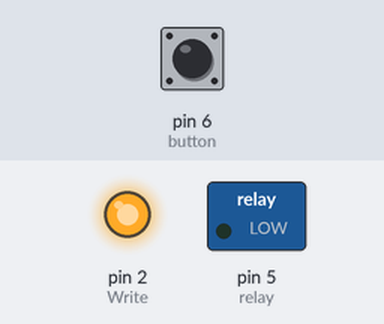
The sketch below on a simulated Arduino Uno, built with avr-gcc and run on an emulated ATmega328P. Shown: switched loads named in the sketch (green lamp = pin HIGH), output pins drawn as LEDs (lit = HIGH). Inputs (shaded band) come from the test bench; at power-on: pin 6 (button) LOW. Pins used as bus, display or sensor lines are not drawn.

Above: at 1.2 s.
1.3 s: pin 6 (button) pulled HIGH for 0.15 s
At 1.7 s:
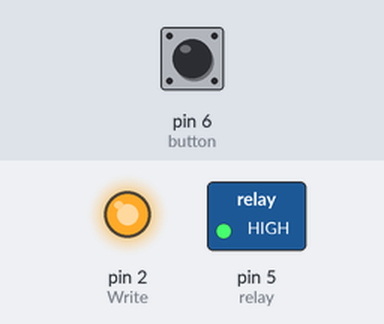
Timing chart, 0 to 4.3 s (numbered marks = the images above; inputs shaded):
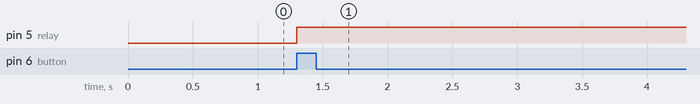

Measured:
- after the input at 1.3 s, pin 5 (relay): LOW → HIGH at once

The sketch:

BootAndMessage.ino
```cpp
  int buttonStatus = 0;
  int prevButtonStatus = 0;
  bool relayStatus = false;
  String data="Red";

  int PiStatus = 0;
  int PiRead = 1;
  int Write = 2;
  int button = 6;
  int relay = 5;
  int test = 7;
  int power = 14;

void setup() {

   pinMode(PiStatus, INPUT);
  pinMode(PiRead,INPUT);
  pinMode(Write, OUTPUT);

  // put your setup code here, to run
  pinMode(power, OUTPUT);
  pinMode(button, INPUT);
  pinMode(relay, OUTPUT);

  digitalWrite(power, HIGH);
  digitalWrite(relay, LOW);

  Serial.begin(9600);
  digitalWrite(Write, HIGH);
}

void loop() {
  // put your main code here, to run repeatedly:

  int buttonStatus = digitalRead(button);

  if(buttonStatus != prevButtonStatus){
     if( buttonStatus == HIGH){

        if(relayStatus){
          digitalWrite(relay, LOW);
          relayStatus = false;
          }
        else{
          digitalWrite(relay, HIGH);
          relayStatus = true;

           while(digitalRead(PiStatus) == LOW){
           //Do nothing
            }

          while(digitalRead(PiRead) == LOW){
            //Do nothing
            }
          Serial.println(data);//data that is being Sent

          digitalWrite(Write, HIGH);
          delay(200);

          while(digitalRead(PiRead) == HIGH){
            //Do nothing
            }

          }

        }
    }
    prevButtonStatus = buttonStatus;
}
```
